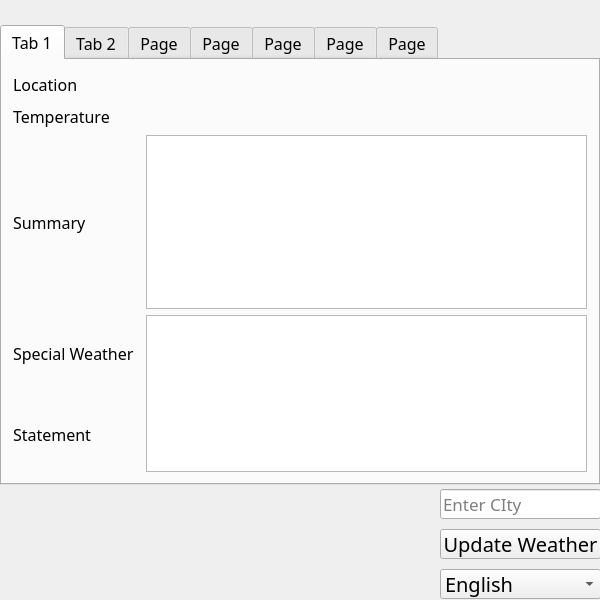
<?xml version="1.0" encoding="UTF-8"?>
<ui version="4.0">
 <class>MainWindow</class>
 <widget class="QMainWindow" name="MainWindow">
  <property name="geometry">
   <rect>
    <x>0</x>
    <y>0</y>
    <width>600</width>
    <height>600</height>
   </rect>
  </property>
  <property name="sizePolicy">
   <sizepolicy hsizetype="Fixed" vsizetype="Fixed">
    <horstretch>0</horstretch>
    <verstretch>0</verstretch>
   </sizepolicy>
  </property>
  <property name="minimumSize">
   <size>
    <width>400</width>
    <height>345</height>
   </size>
  </property>
  <property name="font">
   <font>
    <family>Piboto Thin</family>
    <pointsize>18</pointsize>
   </font>
  </property>
  <property name="windowTitle">
   <string>Weather Ninja</string>
  </property>
  <property name="windowIcon">
   <iconset>
    <normaloff>:/icon.png</normaloff>:/icon.png</iconset>
  </property>
  <property name="styleSheet">
   <string notr="true"/>
  </property>
  <widget class="QWidget" name="centralWidget">
   <widget class="QPushButton" name="minbtn">
    <property name="geometry">
     <rect>
      <x>545</x>
      <y>0</y>
      <width>25</width>
      <height>25</height>
     </rect>
    </property>
    <property name="cursor">
     <cursorShape>PointingHandCursor</cursorShape>
    </property>
    <property name="toolTip">
     <string>Minimize</string>
    </property>
    <property name="text">
     <string/>
    </property>
    <property name="flat">
     <bool>true</bool>
    </property>
   </widget>
   <widget class="QPushButton" name="closebtn">
    <property name="geometry">
     <rect>
      <x>575</x>
      <y>0</y>
      <width>25</width>
      <height>25</height>
     </rect>
    </property>
    <property name="cursor">
     <cursorShape>PointingHandCursor</cursorShape>
    </property>
    <property name="toolTip">
     <string>Close</string>
    </property>
    <property name="text">
     <string/>
    </property>
    <property name="flat">
     <bool>true</bool>
    </property>
   </widget>
   <widget class="QTabWidget" name="tabWidget">
    <property name="geometry">
     <rect>
      <x>0</x>
      <y>25</y>
      <width>600</width>
      <height>460</height>
     </rect>
    </property>
    <property name="font">
     <font>
      <family>Source Code Pro</family>
      <pointsize>12</pointsize>
     </font>
    </property>
    <property name="currentIndex">
     <number>0</number>
    </property>
    <widget class="QWidget" name="first">
     <attribute name="title">
      <string>Tab 1</string>
     </attribute>
     <layout class="QGridLayout" name="gridLayout_2">
      <item row="2" column="0" colspan="2">
       <widget class="QLabel" name="label">
        <property name="font">
         <font>
          <family>Source Code Pro</family>
         </font>
        </property>
        <property name="text">
         <string>Summary</string>
        </property>
       </widget>
      </item>
      <item row="0" column="0" colspan="2">
       <widget class="QLabel" name="label_2">
        <property name="font">
         <font>
          <family>Source Code Pro</family>
         </font>
        </property>
        <property name="text">
         <string>Location</string>
        </property>
       </widget>
      </item>
      <item row="1" column="2">
       <widget class="QLabel" name="temperature">
        <property name="font">
         <font>
          <family>Piboto Thin</family>
          <pointsize>14</pointsize>
          <weight>75</weight>
          <bold>true</bold>
         </font>
        </property>
        <property name="autoFillBackground">
         <bool>false</bool>
        </property>
        <property name="text">
         <string/>
        </property>
        <property name="scaledContents">
         <bool>true</bool>
        </property>
        <property name="alignment">
         <set>Qt::AlignLeading|Qt::AlignLeft|Qt::AlignVCenter</set>
        </property>
       </widget>
      </item>
      <item row="3" column="2" rowspan="2">
       <widget class="QTextBrowser" name="warnings"/>
      </item>
      <item row="3" column="0">
       <widget class="QLabel" name="label_10">
        <property name="font">
         <font>
          <family>Source Code Pro</family>
         </font>
        </property>
        <property name="text">
         <string>Special Weather</string>
        </property>
       </widget>
      </item>
      <item row="2" column="2">
       <widget class="QTextBrowser" name="summary"/>
      </item>
      <item row="0" column="2">
       <widget class="QLabel" name="location">
        <property name="font">
         <font>
          <family>Piboto Thin</family>
          <pointsize>14</pointsize>
          <weight>75</weight>
          <bold>true</bold>
         </font>
        </property>
        <property name="autoFillBackground">
         <bool>false</bool>
        </property>
        <property name="text">
         <string/>
        </property>
        <property name="textFormat">
         <enum>Qt::RichText</enum>
        </property>
       </widget>
      </item>
      <item row="1" column="0" colspan="2">
       <widget class="QLabel" name="label_9">
        <property name="font">
         <font>
          <family>Source Code Pro</family>
         </font>
        </property>
        <property name="text">
         <string>Temperature</string>
        </property>
       </widget>
      </item>
      <item row="4" column="0" colspan="2">
       <widget class="QLabel" name="label_12">
        <property name="font">
         <font>
          <family>Source Code Pro</family>
         </font>
        </property>
        <property name="text">
         <string>Statement</string>
        </property>
       </widget>
      </item>
     </layout>
    </widget>
    <widget class="QWidget" name="second">
     <attribute name="title">
      <string>Tab 2</string>
     </attribute>
     <layout class="QGridLayout" name="gridLayout">
      <item row="0" column="0">
       <widget class="QLabel" name="label_24">
        <property name="font">
         <font>
          <family>Source Code Pro</family>
         </font>
        </property>
        <property name="text">
         <string>Location</string>
        </property>
       </widget>
      </item>
      <item row="0" column="1">
       <widget class="QLabel" name="location_2">
        <property name="font">
         <font>
          <family>Piboto Thin</family>
          <pointsize>14</pointsize>
          <weight>75</weight>
          <bold>true</bold>
         </font>
        </property>
        <property name="autoFillBackground">
         <bool>false</bool>
        </property>
        <property name="text">
         <string/>
        </property>
        <property name="textFormat">
         <enum>Qt::RichText</enum>
        </property>
       </widget>
      </item>
      <item row="1" column="0">
       <widget class="QLabel" name="label_23">
        <property name="font">
         <font>
          <family>Source Code Pro</family>
         </font>
        </property>
        <property name="text">
         <string>Temperature</string>
        </property>
       </widget>
      </item>
      <item row="1" column="1">
       <widget class="QLabel" name="temperature_2">
        <property name="font">
         <font>
          <family>Piboto Thin</family>
          <pointsize>14</pointsize>
          <weight>75</weight>
          <bold>true</bold>
         </font>
        </property>
        <property name="autoFillBackground">
         <bool>false</bool>
        </property>
        <property name="text">
         <string/>
        </property>
        <property name="scaledContents">
         <bool>true</bool>
        </property>
        <property name="alignment">
         <set>Qt::AlignLeading|Qt::AlignLeft|Qt::AlignVCenter</set>
        </property>
       </widget>
      </item>
      <item row="2" column="0">
       <widget class="QLabel" name="label_22">
        <property name="font">
         <font>
          <family>Source Code Pro</family>
         </font>
        </property>
        <property name="text">
         <string>Summary</string>
        </property>
       </widget>
      </item>
      <item row="2" column="1">
       <widget class="QTextBrowser" name="summary_2"/>
      </item>
     </layout>
    </widget>
    <widget class="QWidget" name="third">
     <attribute name="title">
      <string>Page</string>
     </attribute>
     <layout class="QGridLayout" name="gridLayout_3">
      <item row="0" column="0">
       <widget class="QLabel" name="label_7">
        <property name="font">
         <font>
          <family>Source Code Pro</family>
         </font>
        </property>
        <property name="text">
         <string>Location</string>
        </property>
       </widget>
      </item>
      <item row="0" column="1">
       <widget class="QLabel" name="location_3">
        <property name="font">
         <font>
          <family>Piboto Thin</family>
          <pointsize>14</pointsize>
          <weight>75</weight>
          <bold>true</bold>
         </font>
        </property>
        <property name="autoFillBackground">
         <bool>false</bool>
        </property>
        <property name="text">
         <string/>
        </property>
        <property name="textFormat">
         <enum>Qt::RichText</enum>
        </property>
       </widget>
      </item>
      <item row="1" column="0">
       <widget class="QLabel" name="label_28">
        <property name="font">
         <font>
          <family>Source Code Pro</family>
         </font>
        </property>
        <property name="text">
         <string>Temperature</string>
        </property>
       </widget>
      </item>
      <item row="1" column="1">
       <widget class="QLabel" name="temperature_3">
        <property name="font">
         <font>
          <family>Piboto Thin</family>
          <pointsize>14</pointsize>
          <weight>75</weight>
          <bold>true</bold>
         </font>
        </property>
        <property name="autoFillBackground">
         <bool>false</bool>
        </property>
        <property name="text">
         <string/>
        </property>
        <property name="scaledContents">
         <bool>true</bool>
        </property>
        <property name="alignment">
         <set>Qt::AlignLeading|Qt::AlignLeft|Qt::AlignVCenter</set>
        </property>
       </widget>
      </item>
      <item row="2" column="0">
       <widget class="QLabel" name="label_6">
        <property name="font">
         <font>
          <family>Source Code Pro</family>
         </font>
        </property>
        <property name="text">
         <string>Summary</string>
        </property>
       </widget>
      </item>
      <item row="2" column="1">
       <widget class="QTextBrowser" name="summary_3"/>
      </item>
     </layout>
    </widget>
    <widget class="QWidget" name="fourth">
     <attribute name="title">
      <string>Page</string>
     </attribute>
     <layout class="QGridLayout" name="gridLayout_4">
      <item row="0" column="0">
       <widget class="QLabel" name="label_25">
        <property name="font">
         <font>
          <family>Source Code Pro</family>
         </font>
        </property>
        <property name="text">
         <string>Location</string>
        </property>
       </widget>
      </item>
      <item row="0" column="1">
       <widget class="QLabel" name="location_7">
        <property name="font">
         <font>
          <family>Piboto Thin</family>
          <pointsize>14</pointsize>
          <weight>75</weight>
          <bold>true</bold>
         </font>
        </property>
        <property name="autoFillBackground">
         <bool>false</bool>
        </property>
        <property name="text">
         <string/>
        </property>
        <property name="textFormat">
         <enum>Qt::RichText</enum>
        </property>
       </widget>
      </item>
      <item row="1" column="0">
       <widget class="QLabel" name="label_29">
        <property name="font">
         <font>
          <family>Source Code Pro</family>
         </font>
        </property>
        <property name="text">
         <string>Temperature</string>
        </property>
       </widget>
      </item>
      <item row="1" column="1">
       <widget class="QLabel" name="temperature_7">
        <property name="font">
         <font>
          <family>Piboto Thin</family>
          <pointsize>14</pointsize>
          <weight>75</weight>
          <bold>true</bold>
         </font>
        </property>
        <property name="autoFillBackground">
         <bool>false</bool>
        </property>
        <property name="text">
         <string/>
        </property>
        <property name="scaledContents">
         <bool>true</bool>
        </property>
        <property name="alignment">
         <set>Qt::AlignLeading|Qt::AlignLeft|Qt::AlignVCenter</set>
        </property>
       </widget>
      </item>
      <item row="2" column="0">
       <widget class="QLabel" name="label_8">
        <property name="font">
         <font>
          <family>Source Code Pro</family>
         </font>
        </property>
        <property name="text">
         <string>Summary</string>
        </property>
       </widget>
      </item>
      <item row="2" column="1">
       <widget class="QTextBrowser" name="summary_7"/>
      </item>
     </layout>
    </widget>
    <widget class="QWidget" name="fifth">
     <attribute name="title">
      <string>Page</string>
     </attribute>
     <layout class="QGridLayout" name="gridLayout_5">
      <item row="0" column="0">
       <widget class="QLabel" name="label_27">
        <property name="font">
         <font>
          <family>Source Code Pro</family>
         </font>
        </property>
        <property name="text">
         <string>Location</string>
        </property>
       </widget>
      </item>
      <item row="0" column="1">
       <widget class="QLabel" name="location_8">
        <property name="font">
         <font>
          <family>Piboto Thin</family>
          <pointsize>14</pointsize>
          <weight>75</weight>
          <bold>true</bold>
         </font>
        </property>
        <property name="autoFillBackground">
         <bool>false</bool>
        </property>
        <property name="text">
         <string/>
        </property>
        <property name="textFormat">
         <enum>Qt::RichText</enum>
        </property>
       </widget>
      </item>
      <item row="1" column="0">
       <widget class="QLabel" name="label_30">
        <property name="font">
         <font>
          <family>Source Code Pro</family>
         </font>
        </property>
        <property name="text">
         <string>Temperature</string>
        </property>
       </widget>
      </item>
      <item row="1" column="1">
       <widget class="QLabel" name="temperature_8">
        <property name="font">
         <font>
          <family>Piboto Thin</family>
          <pointsize>14</pointsize>
          <weight>75</weight>
          <bold>true</bold>
         </font>
        </property>
        <property name="autoFillBackground">
         <bool>false</bool>
        </property>
        <property name="text">
         <string/>
        </property>
        <property name="scaledContents">
         <bool>true</bool>
        </property>
        <property name="alignment">
         <set>Qt::AlignLeading|Qt::AlignLeft|Qt::AlignVCenter</set>
        </property>
       </widget>
      </item>
      <item row="2" column="0">
       <widget class="QLabel" name="label_26">
        <property name="font">
         <font>
          <family>Source Code Pro</family>
         </font>
        </property>
        <property name="text">
         <string>Summary</string>
        </property>
       </widget>
      </item>
      <item row="2" column="1">
       <widget class="QTextBrowser" name="summary_8"/>
      </item>
     </layout>
    </widget>
    <widget class="QWidget" name="sixth">
     <attribute name="title">
      <string>Page</string>
     </attribute>
     <layout class="QGridLayout" name="gridLayout_6">
      <item row="0" column="0">
       <widget class="QLabel" name="label_33">
        <property name="font">
         <font>
          <family>Source Code Pro</family>
         </font>
        </property>
        <property name="text">
         <string>Location</string>
        </property>
       </widget>
      </item>
      <item row="0" column="1">
       <widget class="QLabel" name="location_9">
        <property name="font">
         <font>
          <family>Piboto Thin</family>
          <pointsize>14</pointsize>
          <weight>75</weight>
          <bold>true</bold>
         </font>
        </property>
        <property name="autoFillBackground">
         <bool>false</bool>
        </property>
        <property name="text">
         <string/>
        </property>
        <property name="textFormat">
         <enum>Qt::RichText</enum>
        </property>
       </widget>
      </item>
      <item row="1" column="0">
       <widget class="QLabel" name="label_32">
        <property name="font">
         <font>
          <family>Source Code Pro</family>
         </font>
        </property>
        <property name="text">
         <string>Temperature</string>
        </property>
       </widget>
      </item>
      <item row="1" column="1">
       <widget class="QLabel" name="temperature_9">
        <property name="font">
         <font>
          <family>Piboto Thin</family>
          <pointsize>14</pointsize>
          <weight>75</weight>
          <bold>true</bold>
         </font>
        </property>
        <property name="autoFillBackground">
         <bool>false</bool>
        </property>
        <property name="text">
         <string/>
        </property>
        <property name="scaledContents">
         <bool>true</bool>
        </property>
        <property name="alignment">
         <set>Qt::AlignLeading|Qt::AlignLeft|Qt::AlignVCenter</set>
        </property>
       </widget>
      </item>
      <item row="2" column="0">
       <widget class="QLabel" name="label_31">
        <property name="font">
         <font>
          <family>Source Code Pro</family>
         </font>
        </property>
        <property name="text">
         <string>Summary</string>
        </property>
       </widget>
      </item>
      <item row="2" column="1">
       <widget class="QTextBrowser" name="summary_9"/>
      </item>
     </layout>
    </widget>
    <widget class="QWidget" name="seventh">
     <attribute name="title">
      <string>Page</string>
     </attribute>
     <layout class="QGridLayout" name="gridLayout_7">
      <item row="0" column="0">
       <widget class="QLabel" name="label_36">
        <property name="font">
         <font>
          <family>Source Code Pro</family>
         </font>
        </property>
        <property name="text">
         <string>Location</string>
        </property>
       </widget>
      </item>
      <item row="0" column="1">
       <widget class="QLabel" name="location_10">
        <property name="font">
         <font>
          <family>Piboto Thin</family>
          <pointsize>14</pointsize>
          <weight>75</weight>
          <bold>true</bold>
         </font>
        </property>
        <property name="autoFillBackground">
         <bool>false</bool>
        </property>
        <property name="text">
         <string/>
        </property>
        <property name="textFormat">
         <enum>Qt::RichText</enum>
        </property>
       </widget>
      </item>
      <item row="1" column="0">
       <widget class="QLabel" name="label_35">
        <property name="font">
         <font>
          <family>Source Code Pro</family>
         </font>
        </property>
        <property name="text">
         <string>Temperature</string>
        </property>
       </widget>
      </item>
      <item row="1" column="1">
       <widget class="QLabel" name="temperature_10">
        <property name="font">
         <font>
          <family>Piboto Thin</family>
          <pointsize>14</pointsize>
          <weight>75</weight>
          <bold>true</bold>
         </font>
        </property>
        <property name="autoFillBackground">
         <bool>false</bool>
        </property>
        <property name="text">
         <string/>
        </property>
        <property name="scaledContents">
         <bool>true</bool>
        </property>
        <property name="alignment">
         <set>Qt::AlignLeading|Qt::AlignLeft|Qt::AlignVCenter</set>
        </property>
       </widget>
      </item>
      <item row="2" column="0">
       <widget class="QLabel" name="label_34">
        <property name="font">
         <font>
          <family>Source Code Pro</family>
         </font>
        </property>
        <property name="text">
         <string>Summary</string>
        </property>
       </widget>
      </item>
      <item row="2" column="1">
       <widget class="QTextBrowser" name="summary_10"/>
      </item>
     </layout>
    </widget>
   </widget>
   <widget class="QWidget" name="widget" native="true">
    <property name="geometry">
     <rect>
      <x>0</x>
      <y>479</y>
      <width>600</width>
      <height>120</height>
     </rect>
    </property>
    <widget class="QToolButton" name="updatebtn">
     <property name="geometry">
      <rect>
       <x>440</x>
       <y>50</y>
       <width>161</width>
       <height>30</height>
      </rect>
     </property>
     <property name="font">
      <font>
       <pointsize>15</pointsize>
      </font>
     </property>
     <property name="cursor">
      <cursorShape>PointingHandCursor</cursorShape>
     </property>
     <property name="toolTip">
      <string>Update Weather</string>
     </property>
     <property name="styleSheet">
      <string notr="true"/>
     </property>
     <property name="text">
      <string>Update Weather</string>
     </property>
    </widget>
    <widget class="QLineEdit" name="search">
     <property name="geometry">
      <rect>
       <x>440</x>
       <y>10</y>
       <width>161</width>
       <height>30</height>
      </rect>
     </property>
     <property name="font">
      <font>
       <family>Piboto Thin</family>
       <pointsize>13</pointsize>
      </font>
     </property>
     <property name="autoFillBackground">
      <bool>false</bool>
     </property>
     <property name="text">
      <string/>
     </property>
     <property name="placeholderText">
      <string>Enter CIty</string>
     </property>
    </widget>
    <widget class="QComboBox" name="language">
     <property name="geometry">
      <rect>
       <x>440</x>
       <y>90</y>
       <width>161</width>
       <height>30</height>
      </rect>
     </property>
     <property name="font">
      <font>
       <family>Piboto Thin</family>
       <pointsize>15</pointsize>
      </font>
     </property>
     <property name="toolTip">
      <string>Change language</string>
     </property>
     <item>
      <property name="text">
       <string>English</string>
      </property>
     </item>
     <item>
      <property name="text">
       <string>Francais</string>
      </property>
     </item>
     <item>
      <property name="text">
       <string/>
      </property>
     </item>
    </widget>
    <widget class="QLabel" name="date">
     <property name="geometry">
      <rect>
       <x>0</x>
       <y>90</y>
       <width>71</width>
       <height>30</height>
      </rect>
     </property>
     <property name="font">
      <font>
       <family>Piboto Thin</family>
       <pointsize>14</pointsize>
      </font>
     </property>
     <property name="toolTip">
      <string>Date</string>
     </property>
     <property name="text">
      <string/>
     </property>
     <property name="alignment">
      <set>Qt::AlignLeading|Qt::AlignLeft|Qt::AlignVCenter</set>
     </property>
    </widget>
    <widget class="QLabel" name="time_label">
     <property name="geometry">
      <rect>
       <x>69</x>
       <y>90</y>
       <width>81</width>
       <height>30</height>
      </rect>
     </property>
     <property name="font">
      <font>
       <family>Piboto Thin</family>
       <pointsize>14</pointsize>
      </font>
     </property>
     <property name="toolTip">
      <string>Current time</string>
     </property>
     <property name="autoFillBackground">
      <bool>false</bool>
     </property>
     <property name="text">
      <string/>
     </property>
    </widget>
    <widget class="QLabel" name="label_11">
     <property name="geometry">
      <rect>
       <x>320</x>
       <y>0</y>
       <width>120</width>
       <height>120</height>
      </rect>
     </property>
     <property name="styleSheet">
      <string notr="true">border-image: url(:/image/icon.png);</string>
     </property>
     <property name="text">
      <string/>
     </property>
    </widget>
   </widget>
  </widget>
 </widget>
 <layoutdefault spacing="6" margin="11"/>
 <resources/>
 <connections>
  <connection>
   <sender>minbtn</sender>
   <signal>clicked()</signal>
   <receiver>MainWindow</receiver>
   <slot>showMinimized()</slot>
   <hints>
    <hint type="sourcelabel">
     <x>570</x>
     <y>11</y>
    </hint>
    <hint type="destinationlabel">
     <x>373</x>
     <y>161</y>
    </hint>
   </hints>
  </connection>
  <connection>
   <sender>closebtn</sender>
   <signal>clicked()</signal>
   <receiver>MainWindow</receiver>
   <slot>close()</slot>
   <hints>
    <hint type="sourcelabel">
     <x>540</x>
     <y>14</y>
    </hint>
    <hint type="destinationlabel">
     <x>433</x>
     <y>186</y>
    </hint>
   </hints>
  </connection>
 </connections>
</ui>
